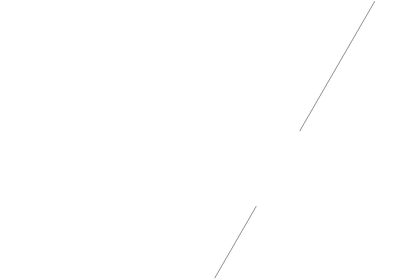
%> input picture Data/f40_1080_720/contour_line_image.png, 420 x 280 px, shrunk from 1080 x 720 before the run
$ octave fitting_contour_line.m   (GNU Octave 9; MATLAB toolbox functions it lacks are replaced by stand-ins)
%> lines starting %> are read from the running program, lines starting %| are printed output that depends on the picture; in (x1, y1, x2, y2) boxes, pixels count from 0 and x2, y2 are one past the last pixel; in counts of white or black regions, pixels touching at a corner belong together; the program's own positions count from 1
clear;
clc;
I=imread('../Data/f40_1080_720/contour_line_image.png');
%> I is the input picture: size 280x420x3 uint8; min 151, max 255, mean 254.8
figure(1)
imagesc(I);
Igray=rgb2gray(I);
bwimg = Igray < 200;
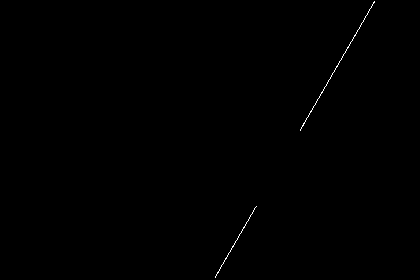
%> bwimg: size 280x420 logical; 0.18% white in thin lines or dots, all inside (x1, y1, x2, y2) = (215, 1, 375, 278)
[height,width]=size(bwimg);
%> height = 280; width = 420
% figure(2)
% imagesc(bwimg);

x = [];
y = [];
t = 1;
for i=1:height
    for j=1:width
        if(bwimg(i,j) == 1)
            x(t) = i;
            y(t) = j;
            t=t+1;
        end
    end
end
%> after the loop, t = 215; x = 214 values from 2 to 278; y = 214 values, max 375 at index 1, min 216 at index 213, mean 301.4

p = polyfit(y,x,1);
%> p = [-1.73 651]
%plot(y,x,'o',x,polyval(p,x));
l_contour = [p(1),-1,p(2)]';
%> l_contour = [-1.73; -1; 651]
l_contour = l_contour /l_contour(3);
%> l_contour = [-0.00266; -0.00154; 1]

figure(2);
plot(y,x,'*r');
hold on
b=-1/l_contour(2);
%> b = 651
k=-1*l_contour(1)/l_contour(2);
%> k = -1.73
x=0:0.1:width;
%> x = 4201 values from 0 to 420
y = k*x+b;
%> y = 4201 values, max 651 at index 1, min -75.69 at index 4201, mean 287.6
plot(x,y, 'b');
hold
set(gca,'ydir','reverse');
axis([0 width 0 height]);
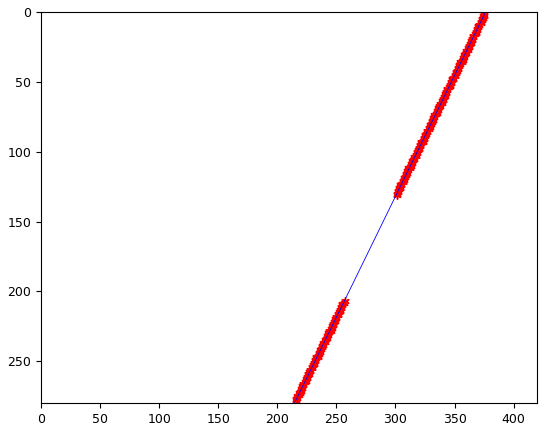
%> figure redrawn from the program's plot data; curve peaks at x = 0, y = 651, above the top of the axes

save l_contour l_contour
